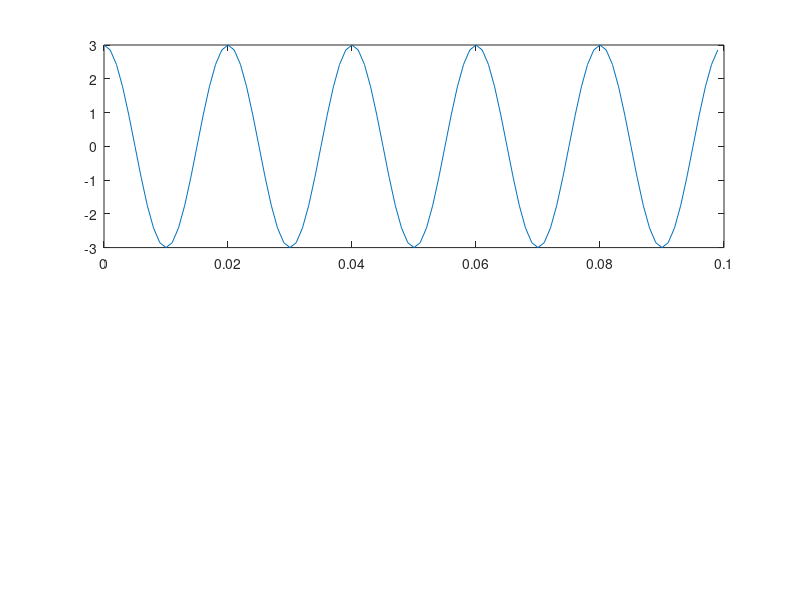

MATLAB code to generate this figure: (Note: this script raises an error after producing the figure.)
% Instrumentação e Medidas - Laboratório 5 - Aquisição de Sinais
% 96195 - Duarte Cerdeira
% Outros caralhos

clear

% sd = daq("ni");

model_id = ""; % id do modelo
channel = 0; % canal/canais a ler
range = 10; % range do modelo

fa = 1000; % frequência de amostragem
n_samples = 5000; % num de amostras

res_espet = fa / n_samples; % resolução espetral
res_temp = 1 / fa; % resolução temporal

t = res_temp * (0:n_samples);

% =========== Aquisição de sinais =========== %

% addinput(d, model_id, channel, "Voltage");

% data = read(d, m, "OutputFormat", "Matrix");

% data = data';

data = 3 * cos(2*pi*50*t);

% =========== Valor Eficaz =========== %

valef = sqrt(mean(data.^2));

% =========== Frequência =========== %

% z(1,:) = cos(2*pi*2*t);
% z(2,:) = cos(2*pi*3*t);
% z(3,:) = cos(2*pi*5*t);

% plot(t,z)

tf = fft(data);
tf = abs(tf) / n_samples; % módulo da transformada de fourier
tf_uni = tf(1:n_samples / 2 + 1); 
tf_uni(2:end-1) = 2*tf_uni(2:end-1); % transformada de fourier unilateral

[f_fund_ef, f_fund] = max(tf_uni / sqrt(2)); % frequência fundamental e respetivo valor eficaz

f_fund = (f_fund - 1) * res_espet;

% =========== Valor médio =========== %

valor_medio = mean (data);

% =========== Espectro de potência =========== %

power_spect = 20 * log10(tf_uni);

% =========== THD =========== %

% harm_ef = zeros(1, (fa / 2) / (f_fund - 1) - 1);

% for i = 2:(fa / 2) / (f_fund - 1) % número máximo de harmónicas possível de amostrar
%     harm_ef(i-1) = tf_uni(1 + (f_fund - 1) * i) / sqrt(2); % valor eficaz das harmónicas
% end

% sum_harm_amp= sum(harm_ef); % soma dos valores eficazes das harmónicas

% thd_dB = 10 * log10(sum_harm_amp / f_fund_amp); % THD em dB

% =========== Diferença de fase =========== %

% u1 = cos(2*pi*50*t); % sinal 1
% u2 = cos(2*pi*50*t + pi/6); % sinal 2

% U1 = fft(u1); % transformada de fourier de sinal 1
% U2 = fft(u2); % transformada de fourier de sinal 2

% [~, index_1] = max(abs(U1)); % indíce da frequência fundamental do sinal 1
% [~, index_2] = max(abs(U2)); % indíce da frequência fundamental do sinal 2

% delta_phi = angle(U1(index_1)) - angle(U2(index_2)); % cálculo da diferença de fases

f = res_espet * (0:n_samples/2);

figure(1);

subplot(2, 1, 1);
plot(t(1:100), data(1:100));
title("Dados adquiridos", "Frequência: " + f_fund + " | Valor médio: " + valor_medio + ...
    " | Valor eficaz: " + valef + " | Número de amostras: " + n_samples +  ...
    " | Frequência de amostragem: " + fa + " | Alcance: " + range);

subplot(2, 1, 2);
plot(f, power_spect);

